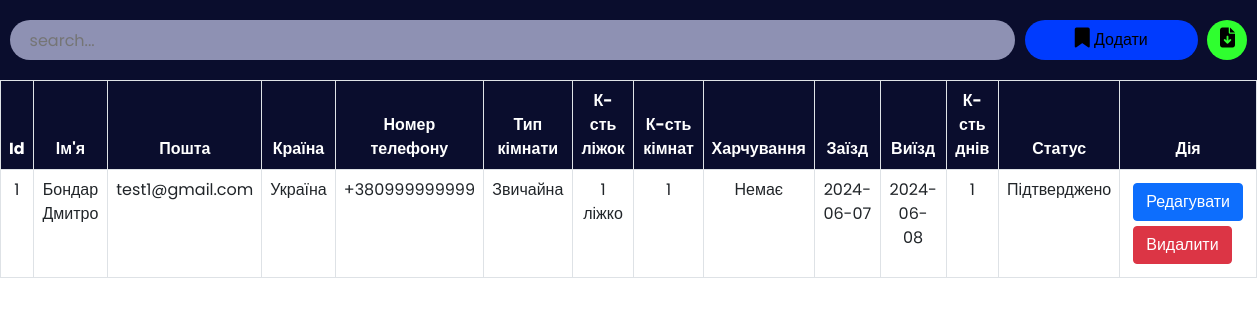
The page /admin/roombook.php on the database its author committed.
### tables this page shows
CREATE TABLE `roombook` (
  `id` int(10) NOT NULL,
  `Name` varchar(50) NOT NULL,
  `Email` varchar(50) NOT NULL,
  `Country` varchar(30) NOT NULL,
  `Phone` varchar(30) NOT NULL,
  `RoomType` varchar(30) NOT NULL,
  `Bed` varchar(30) NOT NULL,
  `Meal` varchar(30) NOT NULL,
  `NoofRoom` varchar(30) NOT NULL,
  `cin` date NOT NULL,
  `cout` date NOT NULL,
  `nodays` int(50) NOT NULL,
  `stat` varchar(30) NOT NULL
);

### admin/roombook.php (the view, shortened to what this page needs)
<?php
include '../config.php';
?>
<!DOCTYPE html>
<html lang="en">
<head>
    <link href="https://cdn.jsdelivr.net/npm/bootstrap@5.0.2/dist/css/bootstrap.min.css" rel="stylesheet">
    <link rel="stylesheet" href="https://cdnjs.cloudflare.com/ajax/libs/font-awesome/6.2.0/css/all.min.css" />
    <link rel="stylesheet" href="./css/roombook.css">
</head>
<body>
    <div class="searchsection">
        <input type="text" name="search_bar" id="search_bar" placeholder="search..." onkeyup="searchFun()">
        <button class="adduser" id="adduser" onclick="adduseropen()"><i class="fa-solid fa-bookmark"></i> Додати</button>
        <form action="./exportdata.php" method="post">
            <button class="exportexcel" id="exportexcel" name="exportexcel" type="submit"><i class="fa-solid fa-file-arrow-down"></i></button>
        </form>
    </div>
    <div class="roombooktable" class="table-responsive-xl">
        <?php
            $roombooktablesql = "SELECT * FROM roombook";
            $roombookresult = mysqli_query($conn, $roombooktablesql);
        ?>
        <table class="table table-bordered" id="table-data">
            <thead>
                <tr>
                    <th scope="col">Id</th>
                    <th scope="col">Ім'я</th>
                    <th scope="col">Пошта</th>
                    <th scope="col">Країна</th>
                    <th scope="col">Номер телефону</th>
                    <th scope="col">Тип кімнати</th>
                    <th scope="col">К-сть ліжок</th>
                    <th scope="col">К-сть кімнат</th>
                    <th scope="col">Харчування</th>
                    <th scope="col">Заїзд</th>
                    <th scope="col">Виїзд</th>
                    <th scope="col">К-сть днів</th>
                    <th scope="col">Статус</th>
                    <th scope="col" class="action">Дія</th>
                </tr>
            </thead>
            <tbody>
            <?php
            while ($res = mysqli_fetch_array($roombookresult)) {
            ?>
                <tr>
                    <td><?php echo $res['id'] ?></td>
                    <td><?php echo $res['Name'] ?></td>
                    <td><?php echo $res['Email'] ?></td>
                    <td><?php echo $res['Country'] ?></td>
                    <td><?php echo $res['Phone'] ?></td>
                    <td><?php echo $res['RoomType'] ?></td>
                    <td><?php echo $res['Bed'] ?></td>
                    <td><?php echo $res['NoofRoom'] ?></td>
                    <td><?php echo $res['Meal'] ?></td>
                    <td><?php echo $res['cin'] ?></td>
                    <td><?php echo $res['cout'] ?></td>
                    <td><?php echo $res['nodays'] ?></td>
                    <td><?php echo $res['stat'] ?></td>
                    <td class="action">
                        <a href="roombookedit.php?id=<?php echo $res['id'] ?>"><button class="btn btn-primary">Редагувати</button></a>
                        <a href="roombookdelete.php?id=<?php echo $res['id'] ?>"><button class='btn btn-danger'>Видалити</button></a>
                    </td>
                </tr>
            <?php
            }
            ?>
            </tbody>
        </table>
    </div>
</body>
</html>

### admin/css/roombook.css (style rules this page uses)
:root { --bg-text-shadow: 0 2px 4px rgb(13 0 77 / 8%), 0 3px 6px rgb(13 0 77 / 8%), 0 8px 16px rgb(13 0 77 / 8%); --bg-box-shadow: 0px 0px 20px 6px rgba(26, 30, 164, 0.31); }
body { background-color: #ffff; }
* { margin: 0; padding: 0; font-family: 'Poppins', sans-serif; }
i { font-size: 20px; }
.searchsection { height: 80px; width: 100%; display: flex; justify-content: space-evenly; align-items: center; background-color: #0a0d2d; position: fixed; z-index: 500; }
#search_bar { height: 40px; width: 80%; border: none; background-color: rgba(195, 198, 233, 0.714); padding-left: 20px; border-radius: 30px; }
#adduser { height: 40px; background-color: rgb(0, 59, 254); border: none; border-radius: 30px; padding: 0 50px; }
.exportexcel { height: 40px; width: 40px; background-color: rgb(47, 255, 47); border: none; border-radius: 50%; }
a { color: black; }
.roombooktable { position: absolute; color: #0a0d2d; margin-top: 80px; width: 100%; height: 100vh; padding-bottom: 900px; }
.roombooktable thead { background-color: #0a0d2d; color: white; text-align: center; }
.roombooktable tbody { text-align: center; }
.action a { text-decoration: none; }
.action button { display: flex; flex-wrap: wrap; margin: 5px; }

### rows shown on the page
roombook: id "1", Name "Бондар Дмитро", Email "test1@gmail.com", Country "Україна", Phone "+380999999999", RoomType "Звичайна", Bed "1 ліжко", NoofRoom "1", Meal "Немає", cin "2024-06-07", cout "2024-06-08", nodays "1", stat "Підтверджено"
